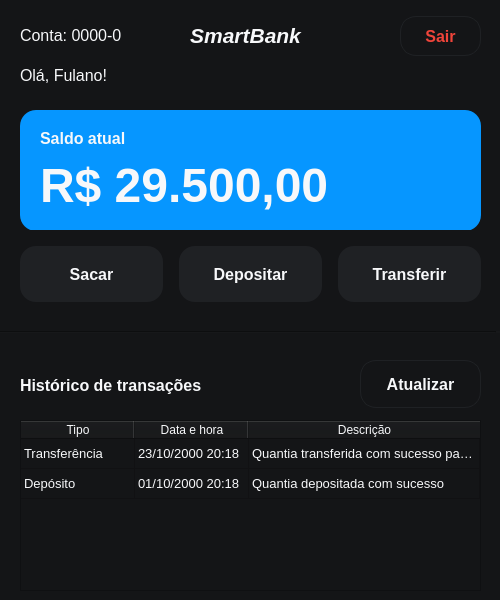
<?xml version="1.0" encoding="UTF-8"?>
<ui version="4.0">
 <class>home_window</class>
 <widget class="QMainWindow" name="home_window">
  <property name="geometry">
   <rect>
    <x>0</x>
    <y>0</y>
    <width>500</width>
    <height>600</height>
   </rect>
  </property>
  <property name="minimumSize">
   <size>
    <width>500</width>
    <height>600</height>
   </size>
  </property>
  <property name="maximumSize">
   <size>
    <width>500</width>
    <height>600</height>
   </size>
  </property>
  <property name="windowTitle">
   <string>Início</string>
  </property>
  <property name="styleSheet">
   <string notr="true">background-color: rgb(20, 21, 23);
color: rgb(247, 248, 250);</string>
  </property>
  <widget class="QWidget" name="centralwidget">
   <widget class="QLabel" name="label">
    <property name="geometry">
     <rect>
      <x>180</x>
      <y>20</y>
      <width>131</width>
      <height>31</height>
     </rect>
    </property>
    <property name="font">
     <font>
      <pointsize>16</pointsize>
      <weight>75</weight>
      <italic>true</italic>
      <bold>true</bold>
     </font>
    </property>
    <property name="text">
     <string>SmartBank</string>
    </property>
    <property name="alignment">
     <set>Qt::AlignCenter</set>
    </property>
   </widget>
   <widget class="QLabel" name="welcome_label">
    <property name="geometry">
     <rect>
      <x>20</x>
      <y>60</y>
      <width>451</width>
      <height>31</height>
     </rect>
    </property>
    <property name="font">
     <font>
      <pointsize>12</pointsize>
      <weight>50</weight>
      <italic>false</italic>
      <bold>false</bold>
     </font>
    </property>
    <property name="styleSheet">
     <string notr="true">background-color: rgba(255, 255, 255, 0);</string>
    </property>
    <property name="text">
     <string>Olá, Fulano!</string>
    </property>
    <property name="alignment">
     <set>Qt::AlignLeading|Qt::AlignLeft|Qt::AlignVCenter</set>
    </property>
   </widget>
   <widget class="QLabel" name="balance_label">
    <property name="geometry">
     <rect>
      <x>40</x>
      <y>123</y>
      <width>301</width>
      <height>31</height>
     </rect>
    </property>
    <property name="font">
     <font>
      <pointsize>12</pointsize>
      <weight>75</weight>
      <italic>false</italic>
      <bold>true</bold>
     </font>
    </property>
    <property name="styleSheet">
     <string notr="true">background-color: rgba(255, 255, 255, 0);</string>
    </property>
    <property name="text">
     <string>Saldo atual</string>
    </property>
    <property name="alignment">
     <set>Qt::AlignLeading|Qt::AlignLeft|Qt::AlignVCenter</set>
    </property>
   </widget>
   <widget class="QLabel" name="balance_value_label">
    <property name="geometry">
     <rect>
      <x>40</x>
      <y>160</y>
      <width>421</width>
      <height>51</height>
     </rect>
    </property>
    <property name="font">
     <font>
      <pointsize>36</pointsize>
      <weight>75</weight>
      <italic>false</italic>
      <bold>true</bold>
     </font>
    </property>
    <property name="autoFillBackground">
     <bool>false</bool>
    </property>
    <property name="styleSheet">
     <string notr="true">background-color: rgba(255, 255, 255, 0);</string>
    </property>
    <property name="text">
     <string>R$ 29.500,00</string>
    </property>
    <property name="alignment">
     <set>Qt::AlignLeading|Qt::AlignLeft|Qt::AlignVCenter</set>
    </property>
   </widget>
   <widget class="QFrame" name="frame">
    <property name="geometry">
     <rect>
      <x>20</x>
      <y>110</y>
      <width>461</width>
      <height>121</height>
     </rect>
    </property>
    <property name="styleSheet">
     <string notr="true">background-color: rgb(6, 150, 255);
border-radius: 16px;
padding: 16px;</string>
    </property>
    <property name="frameShape">
     <enum>QFrame::StyledPanel</enum>
    </property>
    <property name="frameShadow">
     <enum>QFrame::Raised</enum>
    </property>
   </widget>
   <widget class="QWidget" name="horizontalLayoutWidget">
    <property name="geometry">
     <rect>
      <x>20</x>
      <y>230</y>
      <width>461</width>
      <height>80</height>
     </rect>
    </property>
    <layout class="QHBoxLayout" name="horizontalLayout">
     <property name="spacing">
      <number>16</number>
     </property>
     <item>
      <widget class="QPushButton" name="withdraw_btn">
       <property name="minimumSize">
        <size>
         <width>0</width>
         <height>56</height>
        </size>
       </property>
       <property name="maximumSize">
        <size>
         <width>16777215</width>
         <height>48</height>
        </size>
       </property>
       <property name="font">
        <font>
         <pointsize>12</pointsize>
         <weight>75</weight>
         <bold>true</bold>
        </font>
       </property>
       <property name="cursor">
        <cursorShape>PointingHandCursor</cursorShape>
       </property>
       <property name="autoFillBackground">
        <bool>false</bool>
       </property>
       <property name="styleSheet">
        <string notr="true">QPushButton {
	background-color: rgb(31, 33, 36);
	border-radius: 16px;
	padding: 0 8px;	
}

QPushButton:hover {
	background-color: rgb(6, 150, 255);
}
</string>
       </property>
       <property name="text">
        <string>Sacar</string>
       </property>
      </widget>
     </item>
     <item>
      <widget class="QPushButton" name="deposit_btn">
       <property name="minimumSize">
        <size>
         <width>0</width>
         <height>56</height>
        </size>
       </property>
       <property name="maximumSize">
        <size>
         <width>16777215</width>
         <height>48</height>
        </size>
       </property>
       <property name="font">
        <font>
         <pointsize>12</pointsize>
         <weight>75</weight>
         <bold>true</bold>
        </font>
       </property>
       <property name="cursor">
        <cursorShape>PointingHandCursor</cursorShape>
       </property>
       <property name="styleSheet">
        <string notr="true">QPushButton {
	background-color: rgb(31, 33, 36);
	border-radius: 16px;
	padding: 0 8px;	
}

QPushButton:hover {
	background-color: rgb(6, 150, 255);
}
</string>
       </property>
       <property name="text">
        <string>Depositar</string>
       </property>
      </widget>
     </item>
     <item>
      <widget class="QPushButton" name="transfer_btn">
       <property name="minimumSize">
        <size>
         <width>0</width>
         <height>56</height>
        </size>
       </property>
       <property name="maximumSize">
        <size>
         <width>16777215</width>
         <height>48</height>
        </size>
       </property>
       <property name="font">
        <font>
         <pointsize>12</pointsize>
         <weight>75</weight>
         <bold>true</bold>
        </font>
       </property>
       <property name="cursor">
        <cursorShape>PointingHandCursor</cursorShape>
       </property>
       <property name="styleSheet">
        <string notr="true">QPushButton {
	background-color: rgb(31, 33, 36);
	border-radius: 16px;
	padding: 0 8px;	
}

QPushButton:hover {
	background-color: rgb(6, 150, 255);
}
</string>
       </property>
       <property name="text">
        <string>Transferir</string>
       </property>
      </widget>
     </item>
    </layout>
   </widget>
   <widget class="Line" name="line">
    <property name="geometry">
     <rect>
      <x>-10</x>
      <y>331</y>
      <width>511</width>
      <height>2</height>
     </rect>
    </property>
    <property name="styleSheet">
     <string notr="true">border-color: rgb(31, 33, 36);</string>
    </property>
    <property name="lineWidth">
     <number>6</number>
    </property>
    <property name="orientation">
     <enum>Qt::Horizontal</enum>
    </property>
   </widget>
   <widget class="QLabel" name="history_label">
    <property name="geometry">
     <rect>
      <x>20</x>
      <y>370</y>
      <width>301</width>
      <height>31</height>
     </rect>
    </property>
    <property name="font">
     <font>
      <pointsize>12</pointsize>
      <weight>75</weight>
      <italic>false</italic>
      <bold>true</bold>
     </font>
    </property>
    <property name="styleSheet">
     <string notr="true">background-color: rgba(255, 255, 255, 0);</string>
    </property>
    <property name="text">
     <string>Histórico de transações</string>
    </property>
    <property name="alignment">
     <set>Qt::AlignLeading|Qt::AlignLeft|Qt::AlignVCenter</set>
    </property>
   </widget>
   <widget class="QPushButton" name="update_history_btn">
    <property name="geometry">
     <rect>
      <x>360</x>
      <y>360</y>
      <width>121</width>
      <height>48</height>
     </rect>
    </property>
    <property name="minimumSize">
     <size>
      <width>0</width>
      <height>48</height>
     </size>
    </property>
    <property name="maximumSize">
     <size>
      <width>16777215</width>
      <height>48</height>
     </size>
    </property>
    <property name="font">
     <font>
      <pointsize>12</pointsize>
      <weight>75</weight>
      <bold>true</bold>
     </font>
    </property>
    <property name="cursor">
     <cursorShape>PointingHandCursor</cursorShape>
    </property>
    <property name="styleSheet">
     <string notr="true">QPushButton {
	border: 1px solid rgb(31, 33, 36);
	border-radius: 16px;
	padding: 0 8px;	
}

QPushButton:hover {
	background-color: rgb(31, 33, 36);
}
</string>
    </property>
    <property name="text">
     <string>Atualizar</string>
    </property>
   </widget>
   <widget class="QLabel" name="account_code_label">
    <property name="geometry">
     <rect>
      <x>20</x>
      <y>20</y>
      <width>161</width>
      <height>31</height>
     </rect>
    </property>
    <property name="font">
     <font>
      <pointsize>12</pointsize>
      <weight>50</weight>
      <italic>false</italic>
      <bold>false</bold>
     </font>
    </property>
    <property name="styleSheet">
     <string notr="true">background-color: rgba(255, 255, 255, 0);</string>
    </property>
    <property name="text">
     <string>Conta: 0000-0</string>
    </property>
    <property name="alignment">
     <set>Qt::AlignLeading|Qt::AlignLeft|Qt::AlignVCenter</set>
    </property>
   </widget>
   <widget class="QTableWidget" name="history_table">
    <property name="geometry">
     <rect>
      <x>20</x>
      <y>420</y>
      <width>461</width>
      <height>171</height>
     </rect>
    </property>
    <property name="font">
     <font>
      <pointsize>10</pointsize>
     </font>
    </property>
    <property name="autoFillBackground">
     <bool>true</bool>
    </property>
    <property name="verticalScrollBarPolicy">
     <enum>Qt::ScrollBarAsNeeded</enum>
    </property>
    <property name="horizontalScrollBarPolicy">
     <enum>Qt::ScrollBarAsNeeded</enum>
    </property>
    <property name="autoScroll">
     <bool>true</bool>
    </property>
    <property name="editTriggers">
     <set>QAbstractItemView::NoEditTriggers</set>
    </property>
    <property name="verticalScrollMode">
     <enum>QAbstractItemView::ScrollPerItem</enum>
    </property>
    <property name="horizontalScrollMode">
     <enum>QAbstractItemView::ScrollPerItem</enum>
    </property>
    <property name="showGrid">
     <bool>true</bool>
    </property>
    <property name="sortingEnabled">
     <bool>true</bool>
    </property>
    <property name="wordWrap">
     <bool>true</bool>
    </property>
    <property name="cornerButtonEnabled">
     <bool>true</bool>
    </property>
    <attribute name="horizontalHeaderVisible">
     <bool>true</bool>
    </attribute>
    <attribute name="horizontalHeaderCascadingSectionResizes">
     <bool>true</bool>
    </attribute>
    <attribute name="horizontalHeaderMinimumSectionSize">
     <number>49</number>
    </attribute>
    <attribute name="horizontalHeaderDefaultSectionSize">
     <number>114</number>
    </attribute>
    <attribute name="horizontalHeaderHighlightSections">
     <bool>true</bool>
    </attribute>
    <attribute name="horizontalHeaderShowSortIndicator" stdset="0">
     <bool>true</bool>
    </attribute>
    <attribute name="horizontalHeaderStretchLastSection">
     <bool>true</bool>
    </attribute>
    <attribute name="verticalHeaderVisible">
     <bool>false</bool>
    </attribute>
    <attribute name="verticalHeaderCascadingSectionResizes">
     <bool>true</bool>
    </attribute>
    <attribute name="verticalHeaderHighlightSections">
     <bool>true</bool>
    </attribute>
    <attribute name="verticalHeaderShowSortIndicator" stdset="0">
     <bool>false</bool>
    </attribute>
    <attribute name="verticalHeaderStretchLastSection">
     <bool>false</bool>
    </attribute>
    <row>
     <property name="text">
      <string>1</string>
     </property>
    </row>
    <row>
     <property name="text">
      <string>2</string>
     </property>
    </row>
    <column>
     <property name="text">
      <string>Tipo</string>
     </property>
    </column>
    <column>
     <property name="text">
      <string>Data e hora</string>
     </property>
    </column>
    <column>
     <property name="text">
      <string>Descrição</string>
     </property>
    </column>
    <item row="0" column="0">
     <property name="text">
      <string>Transferência</string>
     </property>
    </item>
    <item row="0" column="1">
     <property name="text">
      <string>23/10/2000 20:18</string>
     </property>
    </item>
    <item row="0" column="2">
     <property name="text">
      <string>Quantia transferida com sucesso para a conta Nº 1111-1</string>
     </property>
    </item>
    <item row="1" column="0">
     <property name="text">
      <string>Depósito</string>
     </property>
    </item>
    <item row="1" column="1">
     <property name="text">
      <string>01/10/2000 20:18</string>
     </property>
    </item>
    <item row="1" column="2">
     <property name="text">
      <string>Quantia depositada com sucesso</string>
     </property>
    </item>
   </widget>
   <widget class="QPushButton" name="logout_btn">
    <property name="geometry">
     <rect>
      <x>400</x>
      <y>16</y>
      <width>81</width>
      <height>40</height>
     </rect>
    </property>
    <property name="minimumSize">
     <size>
      <width>0</width>
      <height>40</height>
     </size>
    </property>
    <property name="maximumSize">
     <size>
      <width>16777215</width>
      <height>40</height>
     </size>
    </property>
    <property name="font">
     <font>
      <pointsize>12</pointsize>
      <weight>75</weight>
      <bold>true</bold>
     </font>
    </property>
    <property name="cursor">
     <cursorShape>PointingHandCursor</cursorShape>
    </property>
    <property name="styleSheet">
     <string notr="true">QPushButton {
	border: 1px solid rgb(31, 33, 36);
	border-radius: 16px;
	color: rgb(240, 68, 58);
	padding: 0 8px;	
}

QPushButton:hover {
	background-color: rgb(31, 33, 36);
}
</string>
    </property>
    <property name="text">
     <string>Sair</string>
    </property>
   </widget>
   <zorder>frame</zorder>
   <zorder>label</zorder>
   <zorder>welcome_label</zorder>
   <zorder>balance_label</zorder>
   <zorder>balance_value_label</zorder>
   <zorder>horizontalLayoutWidget</zorder>
   <zorder>line</zorder>
   <zorder>history_label</zorder>
   <zorder>update_history_btn</zorder>
   <zorder>account_code_label</zorder>
   <zorder>history_table</zorder>
   <zorder>logout_btn</zorder>
  </widget>
 </widget>
 <resources>
  <include location="assets/icons.qrc"/>
 </resources>
 <connections/>
</ui>
